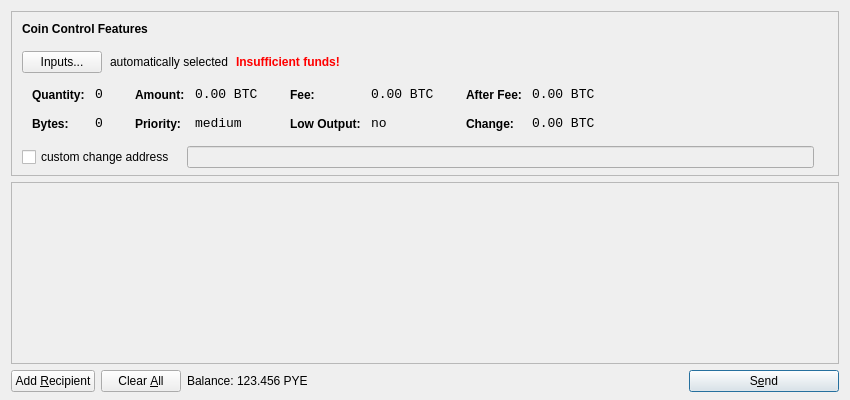
<?xml version="1.0" encoding="UTF-8"?>
<ui version="4.0">
 <class>SendCoinsDialog</class>
 <widget class="QDialog" name="SendCoinsDialog">
  <property name="geometry">
   <rect>
    <x>0</x>
    <y>0</y>
    <width>850</width>
    <height>400</height>
   </rect>
  </property>
  <property name="windowTitle">
   <string>Send Coins</string>
  </property>
  <layout class="QVBoxLayout" name="verticalLayout" stretch="0,1,0">
   <property name="bottomMargin">
    <number>8</number>
   </property>
   <item>
    <widget class="QFrame" name="frameCoinControl">
     <property name="sizePolicy">
      <sizepolicy hsizetype="Expanding" vsizetype="Expanding">
       <horstretch>0</horstretch>
       <verstretch>0</verstretch>
      </sizepolicy>
     </property>
     <property name="maximumSize">
      <size>
       <width>16777215</width>
       <height>16777215</height>
      </size>
     </property>
     <property name="frameShape">
      <enum>QFrame::StyledPanel</enum>
     </property>
     <property name="frameShadow">
      <enum>QFrame::Sunken</enum>
     </property>
     <layout class="QVBoxLayout" name="verticalLayoutCoinControl2">
      <property name="spacing">
       <number>-1</number>
      </property>
      <property name="leftMargin">
       <number>0</number>
      </property>
      <property name="topMargin">
       <number>0</number>
      </property>
      <property name="rightMargin">
       <number>0</number>
      </property>
      <property name="bottomMargin">
       <number>6</number>
      </property>
      <item>
       <layout class="QVBoxLayout" name="verticalLayoutCoinControl" stretch="0,0,0,0,1">
        <property name="spacing">
         <number>0</number>
        </property>
        <property name="leftMargin">
         <number>10</number>
        </property>
        <property name="topMargin">
         <number>10</number>
        </property>
        <item>
         <layout class="QHBoxLayout" name="horizontalLayoutCoinControl1">
          <property name="bottomMargin">
           <number>15</number>
          </property>
          <item>
           <widget class="QLabel" name="labelCoinControlFeatures">
            <property name="sizePolicy">
             <sizepolicy hsizetype="Preferred" vsizetype="Maximum">
              <horstretch>0</horstretch>
              <verstretch>0</verstretch>
             </sizepolicy>
            </property>
            <property name="font">
             <font>
              <weight>75</weight>
              <bold>true</bold>
             </font>
            </property>
            <property name="styleSheet">
             <string notr="true">font-weight:bold;</string>
            </property>
            <property name="text">
             <string>Coin Control Features</string>
            </property>
           </widget>
          </item>
         </layout>
        </item>
        <item>
         <layout class="QHBoxLayout" name="horizontalLayoutCoinControl2" stretch="0,0,0,0">
          <property name="spacing">
           <number>8</number>
          </property>
          <property name="bottomMargin">
           <number>10</number>
          </property>
          <item>
           <widget class="QPushButton" name="pushButtonCoinControl">
            <property name="styleSheet">
             <string notr="true"/>
            </property>
            <property name="text">
             <string>Inputs...</string>
            </property>
           </widget>
          </item>
          <item>
           <widget class="QLabel" name="labelCoinControlAutomaticallySelected">
            <property name="text">
             <string>automatically selected</string>
            </property>
            <property name="margin">
             <number>5</number>
            </property>
           </widget>
          </item>
          <item>
           <widget class="QLabel" name="labelCoinControlInsuffFunds">
            <property name="font">
             <font>
              <weight>75</weight>
              <bold>true</bold>
             </font>
            </property>
            <property name="styleSheet">
             <string notr="true">color:red;font-weight:bold;</string>
            </property>
            <property name="text">
             <string>Insufficient funds!</string>
            </property>
            <property name="margin">
             <number>5</number>
            </property>
           </widget>
          </item>
          <item>
           <spacer name="horizontalSpacerCoinControl">
            <property name="orientation">
             <enum>Qt::Horizontal</enum>
            </property>
            <property name="sizeHint" stdset="0">
             <size>
              <width>40</width>
              <height>1</height>
             </size>
            </property>
           </spacer>
          </item>
         </layout>
        </item>
        <item>
         <widget class="QWidget" name="widgetCoinControl" native="true">
          <property name="sizePolicy">
           <sizepolicy hsizetype="Preferred" vsizetype="Preferred">
            <horstretch>0</horstretch>
            <verstretch>0</verstretch>
           </sizepolicy>
          </property>
          <property name="minimumSize">
           <size>
            <width>0</width>
            <height>0</height>
           </size>
          </property>
          <property name="styleSheet">
           <string notr="true"/>
          </property>
          <layout class="QHBoxLayout" name="horizontalLayoutCoinControl5">
           <property name="margin">
            <number>0</number>
           </property>
           <item>
            <layout class="QHBoxLayout" name="horizontalLayoutCoinControl3" stretch="0,0,0,1">
             <property name="spacing">
              <number>20</number>
             </property>
             <property name="topMargin">
              <number>0</number>
             </property>
             <property name="bottomMargin">
              <number>10</number>
             </property>
             <item>
              <layout class="QFormLayout" name="formLayoutCoinControl1">
               <property name="horizontalSpacing">
                <number>10</number>
               </property>
               <property name="verticalSpacing">
                <number>14</number>
               </property>
               <property name="leftMargin">
                <number>10</number>
               </property>
               <property name="topMargin">
                <number>4</number>
               </property>
               <property name="rightMargin">
                <number>6</number>
               </property>
               <item row="0" column="0">
                <widget class="QLabel" name="labelCoinControlQuantityText">
                 <property name="styleSheet">
                  <string notr="true">font-weight:bold;</string>
                 </property>
                 <property name="text">
                  <string>Quantity:</string>
                 </property>
                 <property name="margin">
                  <number>0</number>
                 </property>
                </widget>
               </item>
               <item row="0" column="1">
                <widget class="QLabel" name="labelCoinControlQuantity">
                 <property name="font">
                  <font>
                   <family>Monospace</family>
                   <pointsize>10</pointsize>
                  </font>
                 </property>
                 <property name="cursor">
                  <cursorShape>IBeamCursor</cursorShape>
                 </property>
                 <property name="contextMenuPolicy">
                  <enum>Qt::ActionsContextMenu</enum>
                 </property>
                 <property name="text">
                  <string notr="true">0</string>
                 </property>
                 <property name="margin">
                  <number>0</number>
                 </property>
                 <property name="textInteractionFlags">
                  <set>Qt::LinksAccessibleByMouse|Qt::TextSelectableByKeyboard|Qt::TextSelectableByMouse</set>
                 </property>
                </widget>
               </item>
               <item row="1" column="0">
                <widget class="QLabel" name="labelCoinControlBytesText">
                 <property name="styleSheet">
                  <string notr="true">font-weight:bold;</string>
                 </property>
                 <property name="text">
                  <string>Bytes:</string>
                 </property>
                </widget>
               </item>
               <item row="1" column="1">
                <widget class="QLabel" name="labelCoinControlBytes">
                 <property name="font">
                  <font>
                   <family>Monospace</family>
                   <pointsize>10</pointsize>
                  </font>
                 </property>
                 <property name="cursor">
                  <cursorShape>IBeamCursor</cursorShape>
                 </property>
                 <property name="contextMenuPolicy">
                  <enum>Qt::ActionsContextMenu</enum>
                 </property>
                 <property name="text">
                  <string notr="true">0</string>
                 </property>
                 <property name="textInteractionFlags">
                  <set>Qt::LinksAccessibleByMouse|Qt::TextSelectableByKeyboard|Qt::TextSelectableByMouse</set>
                 </property>
                </widget>
               </item>
              </layout>
             </item>
             <item>
              <layout class="QFormLayout" name="formLayoutCoinControl2">
               <property name="horizontalSpacing">
                <number>10</number>
               </property>
               <property name="verticalSpacing">
                <number>14</number>
               </property>
               <property name="leftMargin">
                <number>6</number>
               </property>
               <property name="topMargin">
                <number>4</number>
               </property>
               <property name="rightMargin">
                <number>6</number>
               </property>
               <item row="0" column="0">
                <widget class="QLabel" name="labelCoinControlAmountText">
                 <property name="styleSheet">
                  <string notr="true">font-weight:bold;</string>
                 </property>
                 <property name="text">
                  <string>Amount:</string>
                 </property>
                 <property name="margin">
                  <number>0</number>
                 </property>
                </widget>
               </item>
               <item row="0" column="1">
                <widget class="QLabel" name="labelCoinControlAmount">
                 <property name="font">
                  <font>
                   <family>Monospace</family>
                   <pointsize>10</pointsize>
                  </font>
                 </property>
                 <property name="cursor">
                  <cursorShape>IBeamCursor</cursorShape>
                 </property>
                 <property name="contextMenuPolicy">
                  <enum>Qt::ActionsContextMenu</enum>
                 </property>
                 <property name="text">
                  <string notr="true">0.00 BTC</string>
                 </property>
                 <property name="textInteractionFlags">
                  <set>Qt::LinksAccessibleByMouse|Qt::TextSelectableByKeyboard|Qt::TextSelectableByMouse</set>
                 </property>
                </widget>
               </item>
               <item row="1" column="0">
                <widget class="QLabel" name="labelCoinControlPriorityText">
                 <property name="styleSheet">
                  <string notr="true">font-weight:bold;</string>
                 </property>
                 <property name="text">
                  <string>Priority:</string>
                 </property>
                </widget>
               </item>
               <item row="1" column="1">
                <widget class="QLabel" name="labelCoinControlPriority">
                 <property name="font">
                  <font>
                   <family>Monospace</family>
                   <pointsize>10</pointsize>
                  </font>
                 </property>
                 <property name="cursor">
                  <cursorShape>IBeamCursor</cursorShape>
                 </property>
                 <property name="contextMenuPolicy">
                  <enum>Qt::ActionsContextMenu</enum>
                 </property>
                 <property name="text">
                  <string>medium</string>
                 </property>
                 <property name="textInteractionFlags">
                  <set>Qt::LinksAccessibleByMouse|Qt::TextSelectableByKeyboard|Qt::TextSelectableByMouse</set>
                 </property>
                </widget>
               </item>
              </layout>
             </item>
             <item>
              <layout class="QFormLayout" name="formLayoutCoinControl3">
               <property name="horizontalSpacing">
                <number>10</number>
               </property>
               <property name="verticalSpacing">
                <number>14</number>
               </property>
               <property name="leftMargin">
                <number>6</number>
               </property>
               <property name="topMargin">
                <number>4</number>
               </property>
               <property name="rightMargin">
                <number>6</number>
               </property>
               <item row="0" column="0">
                <widget class="QLabel" name="labelCoinControlFeeText">
                 <property name="styleSheet">
                  <string notr="true">font-weight:bold;</string>
                 </property>
                 <property name="text">
                  <string>Fee:</string>
                 </property>
                 <property name="margin">
                  <number>0</number>
                 </property>
                </widget>
               </item>
               <item row="0" column="1">
                <widget class="QLabel" name="labelCoinControlFee">
                 <property name="font">
                  <font>
                   <family>Monospace</family>
                   <pointsize>10</pointsize>
                  </font>
                 </property>
                 <property name="cursor">
                  <cursorShape>IBeamCursor</cursorShape>
                 </property>
                 <property name="contextMenuPolicy">
                  <enum>Qt::ActionsContextMenu</enum>
                 </property>
                 <property name="text">
                  <string notr="true">0.00 BTC</string>
                 </property>
                 <property name="textInteractionFlags">
                  <set>Qt::LinksAccessibleByMouse|Qt::TextSelectableByKeyboard|Qt::TextSelectableByMouse</set>
                 </property>
                </widget>
               </item>
               <item row="1" column="0">
                <widget class="QLabel" name="labelCoinControlLowOutputText">
                 <property name="styleSheet">
                  <string notr="true">font-weight:bold;</string>
                 </property>
                 <property name="text">
                  <string>Low Output:</string>
                 </property>
                </widget>
               </item>
               <item row="1" column="1">
                <widget class="QLabel" name="labelCoinControlLowOutput">
                 <property name="font">
                  <font>
                   <family>Monospace</family>
                   <pointsize>10</pointsize>
                  </font>
                 </property>
                 <property name="cursor">
                  <cursorShape>IBeamCursor</cursorShape>
                 </property>
                 <property name="contextMenuPolicy">
                  <enum>Qt::ActionsContextMenu</enum>
                 </property>
                 <property name="text">
                  <string>no</string>
                 </property>
                 <property name="textInteractionFlags">
                  <set>Qt::LinksAccessibleByMouse|Qt::TextSelectableByKeyboard|Qt::TextSelectableByMouse</set>
                 </property>
                </widget>
               </item>
              </layout>
             </item>
             <item>
              <layout class="QFormLayout" name="formLayoutCoinControl4">
               <property name="horizontalSpacing">
                <number>10</number>
               </property>
               <property name="verticalSpacing">
                <number>14</number>
               </property>
               <property name="leftMargin">
                <number>6</number>
               </property>
               <property name="topMargin">
                <number>4</number>
               </property>
               <property name="rightMargin">
                <number>6</number>
               </property>
               <item row="0" column="0">
                <widget class="QLabel" name="labelCoinControlAfterFeeText">
                 <property name="styleSheet">
                  <string notr="true">font-weight:bold;</string>
                 </property>
                 <property name="text">
                  <string>After Fee:</string>
                 </property>
                 <property name="margin">
                  <number>0</number>
                 </property>
                </widget>
               </item>
               <item row="0" column="1">
                <widget class="QLabel" name="labelCoinControlAfterFee">
                 <property name="font">
                  <font>
                   <family>Monospace</family>
                   <pointsize>10</pointsize>
                  </font>
                 </property>
                 <property name="cursor">
                  <cursorShape>IBeamCursor</cursorShape>
                 </property>
                 <property name="contextMenuPolicy">
                  <enum>Qt::ActionsContextMenu</enum>
                 </property>
                 <property name="text">
                  <string notr="true">0.00 BTC</string>
                 </property>
                 <property name="textInteractionFlags">
                  <set>Qt::LinksAccessibleByMouse|Qt::TextSelectableByKeyboard|Qt::TextSelectableByMouse</set>
                 </property>
                </widget>
               </item>
               <item row="1" column="0">
                <widget class="QLabel" name="labelCoinControlChangeText">
                 <property name="styleSheet">
                  <string notr="true">font-weight:bold;</string>
                 </property>
                 <property name="text">
                  <string>Change:</string>
                 </property>
                </widget>
               </item>
               <item row="1" column="1">
                <widget class="QLabel" name="labelCoinControlChange">
                 <property name="font">
                  <font>
                   <family>Monospace</family>
                   <pointsize>10</pointsize>
                  </font>
                 </property>
                 <property name="cursor">
                  <cursorShape>IBeamCursor</cursorShape>
                 </property>
                 <property name="contextMenuPolicy">
                  <enum>Qt::ActionsContextMenu</enum>
                 </property>
                 <property name="text">
                  <string notr="true">0.00 BTC</string>
                 </property>
                 <property name="textInteractionFlags">
                  <set>Qt::LinksAccessibleByMouse|Qt::TextSelectableByKeyboard|Qt::TextSelectableByMouse</set>
                 </property>
                </widget>
               </item>
              </layout>
             </item>
            </layout>
           </item>
          </layout>
         </widget>
        </item>
        <item>
         <layout class="QHBoxLayout" name="horizontalLayoutCoinControl4" stretch="0,0,0">
          <property name="spacing">
           <number>12</number>
          </property>
          <property name="sizeConstraint">
           <enum>QLayout::SetDefaultConstraint</enum>
          </property>
          <property name="topMargin">
           <number>5</number>
          </property>
          <property name="rightMargin">
           <number>5</number>
          </property>
          <item>
           <widget class="QCheckBox" name="checkBoxCoinControlChange">
            <property name="text">
             <string>custom change address</string>
            </property>
           </widget>
          </item>
          <item>
           <widget class="QLineEdit" name="lineEditCoinControlChange">
            <property name="enabled">
             <bool>false</bool>
            </property>
            <property name="sizePolicy">
             <sizepolicy hsizetype="Expanding" vsizetype="Fixed">
              <horstretch>0</horstretch>
              <verstretch>0</verstretch>
             </sizepolicy>
            </property>
           </widget>
          </item>
          <item>
           <widget class="QLabel" name="labelCoinControlChangeLabel">
            <property name="sizePolicy">
             <sizepolicy hsizetype="Preferred" vsizetype="Expanding">
              <horstretch>0</horstretch>
              <verstretch>0</verstretch>
             </sizepolicy>
            </property>
            <property name="minimumSize">
             <size>
              <width>0</width>
              <height>0</height>
             </size>
            </property>
            <property name="text">
             <string/>
            </property>
            <property name="margin">
             <number>3</number>
            </property>
           </widget>
          </item>
         </layout>
        </item>
        <item>
         <spacer name="verticalSpacerCoinControl">
          <property name="orientation">
           <enum>Qt::Vertical</enum>
          </property>
          <property name="sizeHint" stdset="0">
           <size>
            <width>800</width>
            <height>1</height>
           </size>
          </property>
         </spacer>
        </item>
       </layout>
      </item>
     </layout>
    </widget>
   </item>
   <item>
    <widget class="QScrollArea" name="scrollArea">
     <property name="widgetResizable">
      <bool>true</bool>
     </property>
     <widget class="QWidget" name="scrollAreaWidgetContents">
      <property name="geometry">
       <rect>
        <x>0</x>
        <y>0</y>
        <width>830</width>
        <height>165</height>
       </rect>
      </property>
      <layout class="QVBoxLayout" name="verticalLayout_2">
       <property name="margin">
        <number>0</number>
       </property>
       <item>
        <layout class="QVBoxLayout" name="entries">
         <property name="spacing">
          <number>6</number>
         </property>
        </layout>
       </item>
       <item>
        <spacer name="verticalSpacer">
         <property name="orientation">
          <enum>Qt::Vertical</enum>
         </property>
         <property name="sizeHint" stdset="0">
          <size>
           <width>20</width>
           <height>40</height>
          </size>
         </property>
        </spacer>
       </item>
      </layout>
     </widget>
    </widget>
   </item>
   <item>
    <layout class="QHBoxLayout" name="horizontalLayout">
     <item>
      <widget class="QPushButton" name="addButton">
       <property name="toolTip">
        <string>Send to multiple recipients at once</string>
       </property>
       <property name="text">
        <string>Add &amp;Recipient</string>
       </property>
       <property name="icon">
        <iconset resource="../bitcoin.qrc">
         <normaloff>:/icons/add</normaloff>:/icons/add</iconset>
       </property>
       <property name="autoDefault">
        <bool>false</bool>
       </property>
      </widget>
     </item>
     <item>
      <widget class="QPushButton" name="clearButton">
       <property name="sizePolicy">
        <sizepolicy hsizetype="Minimum" vsizetype="Fixed">
         <horstretch>0</horstretch>
         <verstretch>0</verstretch>
        </sizepolicy>
       </property>
       <property name="toolTip">
        <string>Remove all transaction fields</string>
       </property>
       <property name="text">
        <string>Clear &amp;All</string>
       </property>
       <property name="icon">
        <iconset resource="../bitcoin.qrc">
         <normaloff>:/icons/remove</normaloff>:/icons/remove</iconset>
       </property>
       <property name="autoRepeatDelay">
        <number>300</number>
       </property>
       <property name="autoDefault">
        <bool>false</bool>
       </property>
      </widget>
     </item>
     <item>
      <layout class="QHBoxLayout" name="horizontalLayout_2">
       <property name="spacing">
        <number>3</number>
       </property>
       <item>
        <widget class="QLabel" name="label">
         <property name="text">
          <string>Balance:</string>
         </property>
        </widget>
       </item>
       <item>
        <widget class="QLabel" name="labelBalance">
         <property name="cursor">
          <cursorShape>IBeamCursor</cursorShape>
         </property>
         <property name="text">
          <string>123.456 PYE</string>
         </property>
         <property name="textInteractionFlags">
          <set>Qt::LinksAccessibleByMouse|Qt::TextSelectableByKeyboard|Qt::TextSelectableByMouse</set>
         </property>
        </widget>
       </item>
      </layout>
     </item>
     <item>
      <spacer name="horizontalSpacer">
       <property name="orientation">
        <enum>Qt::Horizontal</enum>
       </property>
       <property name="sizeHint" stdset="0">
        <size>
         <width>40</width>
         <height>20</height>
        </size>
       </property>
      </spacer>
     </item>
     <item>
      <widget class="QPushButton" name="sendButton">
       <property name="minimumSize">
        <size>
         <width>150</width>
         <height>0</height>
        </size>
       </property>
       <property name="toolTip">
        <string>Confirm the send action</string>
       </property>
       <property name="text">
        <string>S&amp;end</string>
       </property>
       <property name="icon">
        <iconset resource="../bitcoin.qrc">
         <normaloff>:/icons/send</normaloff>:/icons/send</iconset>
       </property>
       <property name="default">
        <bool>true</bool>
       </property>
      </widget>
     </item>
    </layout>
   </item>
  </layout>
 </widget>
 <resources>
  <include location="../bitcoin.qrc"/>
 </resources>
 <connections/>
</ui>
